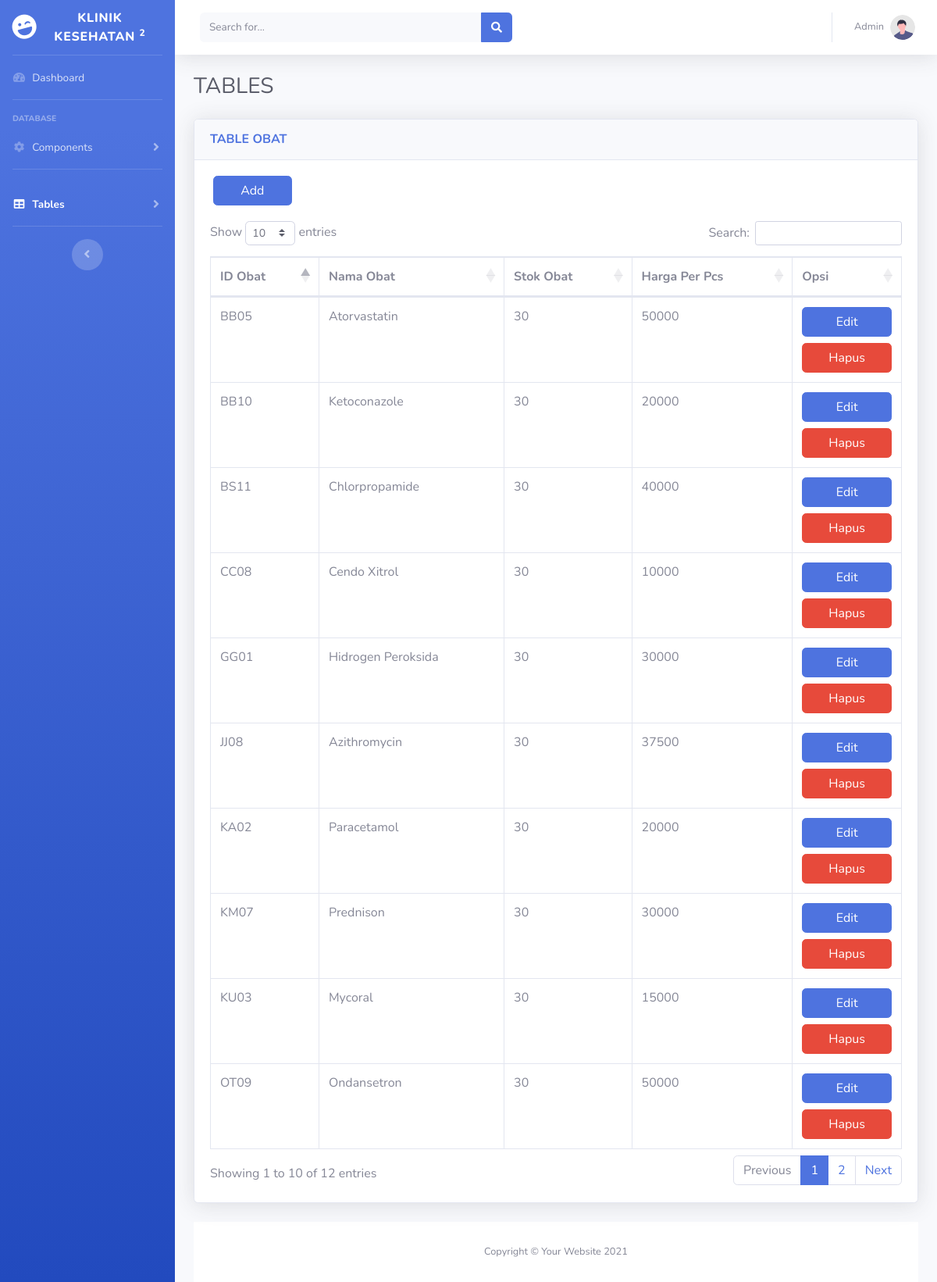
The page /obat.php on the database as committed earlier.
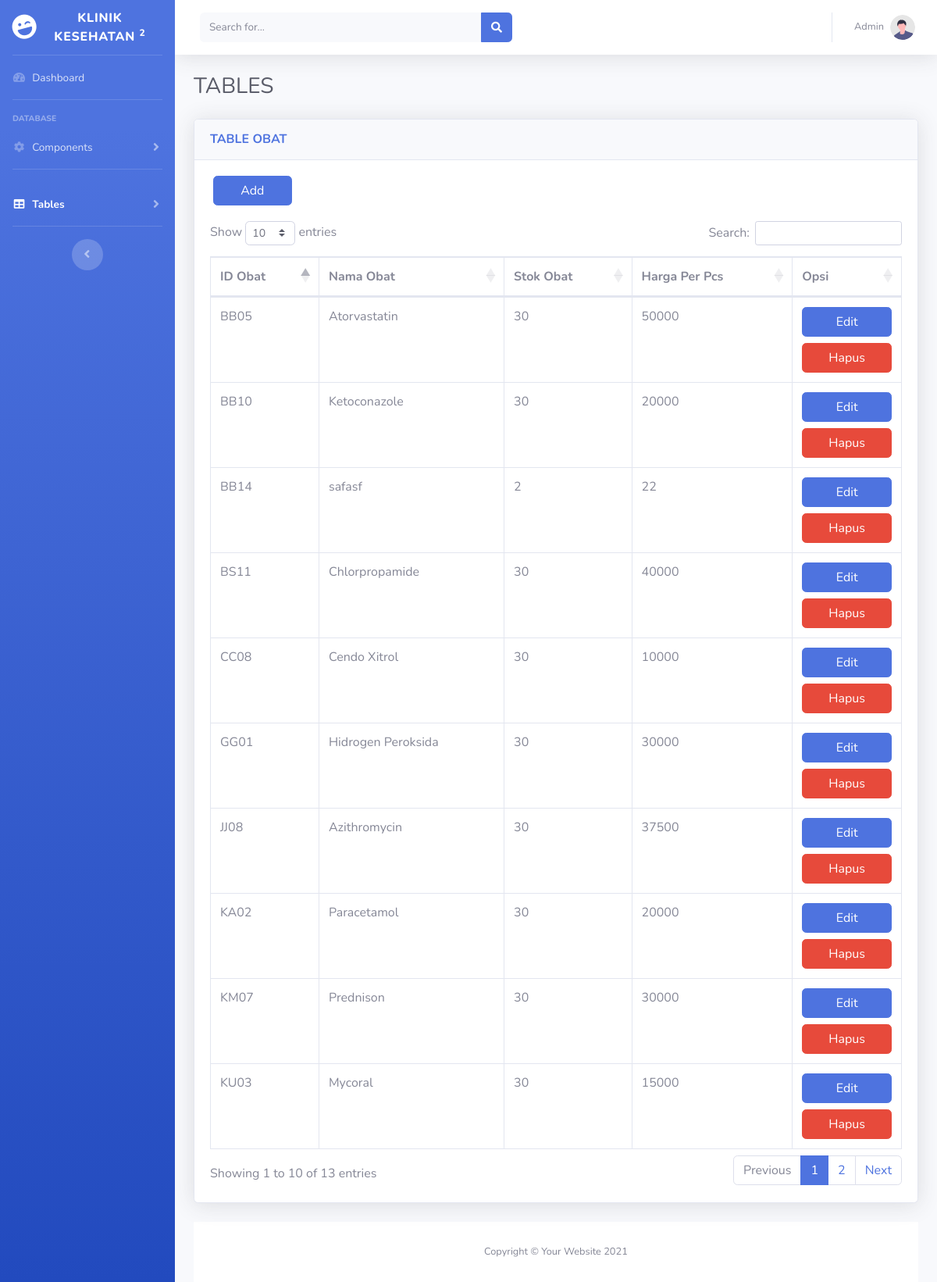
The same page on the database as committed later.
### tables this page shows
CREATE TABLE `obat` (
  `id_obat` varchar(5) NOT NULL,
  `nama_obat` varchar(30) NOT NULL,
  `stok_obat` int(11) NOT NULL,
  `harga_obat_per_pcs` int(11) NOT NULL
);

### obat.php (the view, shortened to what the changed rows need)
<?php
$link = mysqli_connect("localhost", "root", "", "klinik_kesehatan");
?>
<!DOCTYPE html>
<html lang="en">
<head>
    <link href="vendor/fontawesome-free/css/all.min.css" rel="stylesheet" type="text/css">
    <link href="https://cdn.datatables.net/1.10.20/css/dataTables.bootstrap4.min.css" rel="stylesheet" />
    <link href="css/sb-admin-2.min.css" rel="stylesheet">
</head>
<body id="page-top">
    <div id="wrapper">
        <div id="content-wrapper" class="d-flex flex-column">
            <div id="content">
                <div class="container-fluid">
                    <div class="d-sm-flex align-items-center justify-content-between mb-4">
                        <h1 class="h3 mb-0 text-gray-800">TABLES</h1>
                    </div>
                    <div class="row">
                        <div class="col-xl-12 col-lg-8">
                            <div class="card shadow mb-4">
                                <?php
                                $sql = "SELECT*FROM obat";
                                if ($result = mysqli_query($link, $sql)) {
                                    if (mysqli_num_rows($result) > 0) {
                                ?>
                                        <div class="col-lg-10 col-md-10" style="padding-top:20px">
                                            <div class="col-lg-2">
                                                <a class="btn btn-primary btn-user btn-block" href="addObat.php">Add</a>
                                            </div>
                                        </div>
                                        <div class="card-body">
                                            <div class="table-responsive">
                                                <table class="table table-bordered" id="dataTable" width="100%" cellspacing="0">
                                                    <thead>
                                                        <tr>
                                                            <th>ID Obat</th>
                                                            <th>Nama Obat</th>
                                                            <th>Stok Obat</th>
                                                            <th>Harga Per Pcs</th>
                                                            <th>Opsi</th>
                                                        </tr>
                                                    </thead>
                                                    <tbody>
                                                        <tr>
                                                            <?php
                                                            while ($row = mysqli_fetch_array($result)) {
                                                            ?>
                                                                <td><?php
                                                                    echo  $row['id_obat'];
                                                                    ?>
                                                                </td>
                                                                <td><?php
                                                                    echo $row['nama_obat'];
                                                                    ?>
                                                                </td>
                                                                <td><?php
                                                                    echo $row['stok_obat'];
                                                                    ?>
                                                                </td>
                                                                <td><?php
                                                                    echo $row['harga_obat_per_pcs'];
                                                                    ?>
                                                                </td>
                                                                <td>
                                                                    <a class="btn btn-primary btn-user btn-block" href="editObat.php?id=<?php echo $row['id_obat']; ?>">Edit</a>
                                                                    <a class="btn btn-danger btn-user btn-block" href="hapusobat.php?id=<?php echo $row['id_obat']; ?>">Hapus</a>
                                                                </td>
                                                        </tr>
                                            <?php
                                                            }
                                                        } else {
                                                            echo "No records matching your query were found.";
                                                        }
                                                    } else {
                                                        echo "ERROR: Could not able to execute $sql. " . mysqli_error($link);
                                                    }
                                            ?>
                                                    </tbody>
                                                </table>
                                            </div>
                                        </div>
                            </div>
                        </div>
                    </div>
                </div>
            </div>
</body>
</html>

Rows that differ between the two databases and show on the page:
no longer on this page (row unchanged): obat: id_obat "OT09", nama_obat "Ondansetron", stok_obat "30", harga_obat_per_pcs "50000"
added obat: id_obat "BB14", nama_obat "safasf", stok_obat "2", harga_obat_per_pcs "22"
Other text that changed with them:
text written by a page script: "Show entries Search: Showing 1 to 10 of 12 entries Previous 1 2 Next" → "Show entries Search: Showing 1 to 10 of 13 entries Previous 1 2 Next"
